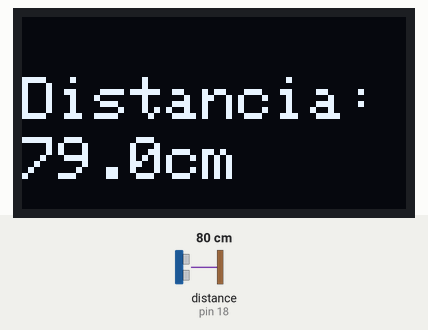
Bench run of a sketch on a simulated Arduino Uno, built with avr-gcc and run on an emulated ATmega328P. Shown: 128×64 one-colour display. Wiring (inferred from the names in the program): ultrasonic range finder: trigger pin 5; echo pin 18. The test bench sets the inputs (shaded band); at power-on: distance to the obstacle (sensor on pin 18) 80 cm. The echo pulse lasts 58.3 µs per cm; what the sketch prints to the serial monitor is not drawn.

Above: at 2.1 s.
At 3.2 s:
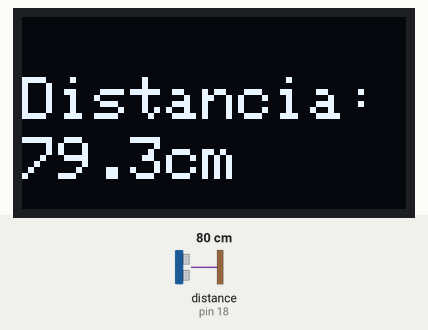
3.3 s: distance to the obstacle (sensor on pin 18) set to 2 cm
At 4.8 s:
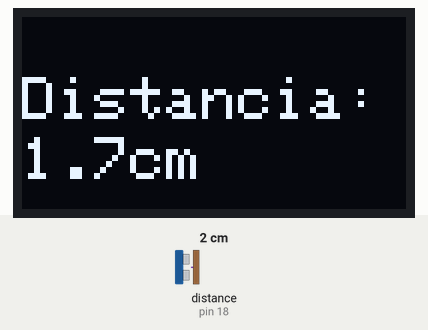
5.1 s: distance to the obstacle (sensor on pin 18) set to 18 cm
At 5.8 s:
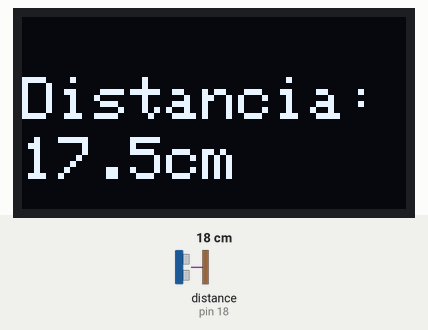
7.8 s: distance to the obstacle (sensor on pin 18) set to 35 cm
At 8.3 s:
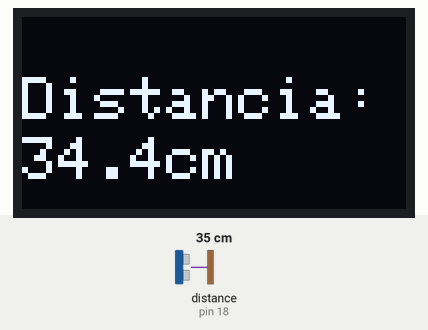
Timing chart, 0 to 10.8 s (numbered marks = the images above; inputs shaded):
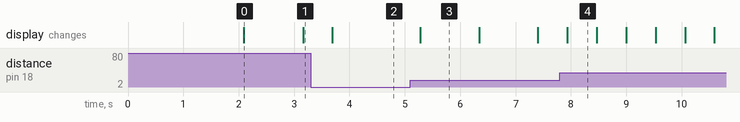

The sketch:

hcsr04-code.ino
```cpp
#include <Wire.h>
#include <Adafruit_GFX.h>
#include <Adafruit_SSD1306.h>

#define SCREEN_WIDTH 128
#define SCREEN_HEIGHT 64
#define OLED_RESET    -1
#define SCREEN_ADDRESS 0x3C

Adafruit_SSD1306 display(SCREEN_WIDTH, SCREEN_HEIGHT, &Wire, OLED_RESET);

const int trigPin = 5;
const int echoPin = 18;

long duration;
float distance;

void setup() {
  Serial.begin(115200);

  pinMode(trigPin, OUTPUT);
  pinMode(echoPin, INPUT);

  if (!display.begin(SSD1306_SWITCHCAPVCC, SCREEN_ADDRESS)) {
    Serial.println(F("Erro ao inicializar o OLED"));
    while (true);
  }

  display.clearDisplay();
  display.setTextSize(1);
  display.setTextColor(SSD1306_WHITE);
  display.setCursor(0, 0);
  display.println("Iniciando sensor...");
  display.display();
  delay(2000);
}

void loop() {
  digitalWrite(trigPin, LOW);
  delayMicroseconds(2);
  digitalWrite(trigPin, HIGH);
  delayMicroseconds(10);
  digitalWrite(trigPin, LOW);

  duration = pulseIn(echoPin, HIGH);

  distance = duration * 0.034 / 2;

  Serial.print("Distancia: ");
  Serial.print(distance);
  Serial.println(" cm");

  display.clearDisplay();
  display.setTextSize(2);
  display.setCursor(0, 20);
  display.println("Distancia:");
  display.setTextSize(2);
  display.setCursor(0, 40);
  display.print(distance, 1);
  display.print("cm");
  display.display();

  delay(500);
}
```

Measured:
- after the input at 3.3 s, the display: changes after 0.39 s (image 2)
- after the input at 5.1 s, the display: changes after 0.18 s (image 3)
- after the input at 7.8 s, the display: changes after 0.13 s (image 4)
- what the display in image 0 shows lasts 1.1 s, from 2.1 s to 3.2 s
- what the display in image 4 shows lasts 0.6 s, from 7.9 s to 8.5 s
